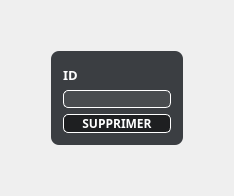
            <widget class="QWidget" name="supprimer_2">
             <property name="styleSheet">
              <string notr="true">#supprimer_2{
border-image:url(&quot;://sources/180417204543-01-ntsb-southwest-full-1691.jpg&quot;);
background:#2b3947;
border:0;
}</string>
             </property>
             <attribute name="title">
              <string>Supprimer</string>
             </attribute>
             <layout class="QGridLayout" name="gridLayout_25">
              <item row="1" column="1">
               <widget class="QGroupBox" name="groupBox_8">
                <property name="styleSheet">
                 <string notr="true">QGroupBox{
background-color:rgba(14,17,22,80%);
color:white;
border:0;
border-radius:8px;
}</string>
                </property>
                <property name="title">
                 <string/>
                </property>
                <layout class="QGridLayout" name="gridLayout_26">
                 <item row="1" column="0">
                  <widget class="QLineEdit" name="lineEdit_18">
                   <property name="styleSheet">
                    <string notr="true">QLineEdit{
background-color:rgba(255,255,255,7%);
border:1 solid white;
border-radius:5px;
color:white;
}
QLineEdit:focus{
border: 2px solid red;
border-radius:5px;
}</string>
                   </property>
                  </widget>
                 </item>
                 <item row="2" column="0">
                  <widget class="QPushButton" name="pushButton_13">
                   <property name="font">
                    <font>
                     <family>Cairo</family>
                     <weight>75</weight>
                     <bold>true</bold>
                    </font>
                   </property>
                   <property name="styleSheet">
                    <string notr="true">QPushButton{
background-color:rgba(0,0,0,50%);
color:white;
border:1 solid white;
border-radius: 5px;
}
QPushButton:hover{
background-color:rgba(255,0,0,50%);
color:black;
}</string>
                   </property>
                   <property name="text">
                    <string>SUPPRIMER</string>
                   </property>
                  </widget>
                 </item>
                 <item row="0" column="0">
                  <widget class="QLabel" name="label_30">
                   <property name="font">
                    <font>
                     <family>Cairo</family>
                     <pointsize>10</pointsize>
                     <weight>75</weight>
                     <bold>true</bold>
                    </font>
                   </property>
                   <property name="styleSheet">
                    <string notr="true">QLabel{
color:white;
}</string>
                   </property>
                   <property name="text">
                    <string>ID</string>
                   </property>
                  </widget>
                 </item>
                </layout>
               </widget>
              </item>
              <item row="0" column="1">
               <spacer name="verticalSpacer_19">
                <property name="orientation">
                 <enum>Qt::Vertical</enum>
                </property>
                <property name="sizeHint" stdset="0">
                 <size>
                  <width>20</width>
                  <height>40</height>
                 </size>
                </property>
               </spacer>
              </item>
              <item row="1" column="2">
               <spacer name="horizontalSpacer_23">
                <property name="orientation">
                 <enum>Qt::Horizontal</enum>
                </property>
                <property name="sizeHint" stdset="0">
                 <size>
                  <width>40</width>
                  <height>20</height>
                 </size>
                </property>
               </spacer>
              </item>
              <item row="1" column="0">
               <spacer name="horizontalSpacer_24">
                <property name="orientation">
                 <enum>Qt::Horizontal</enum>
                </property>
                <property name="sizeHint" stdset="0">
                 <size>
                  <width>40</width>
                  <height>20</height>
                 </size>
                </property>
               </spacer>
              </item>
              <item row="2" column="1">
               <spacer name="verticalSpacer_20">
                <property name="orientation">
                 <enum>Qt::Vertical</enum>
                </property>
                <property name="sizeHint" stdset="0">
                 <size>
                  <width>20</width>
                  <height>40</height>
                 </size>
                </property>
               </spacer>
              </item>
             </layout>
            </widget>
